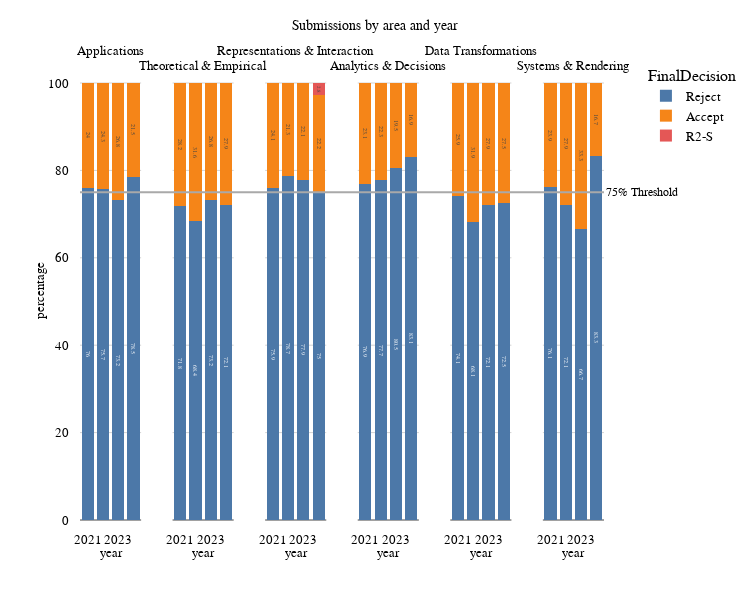

Here is the notebook cell this chart was saved with:
### Markdown cell above
#### Acceptance Rates in Areas

### Code cell
recent_submissions = submissions[submissions['year'] != 2020]
tmptotal = (recent_submissions
    .value_counts(['Area', 'year'])
    .reset_index()
    .rename(columns = {'count': 'total'})
)
tmp = (recent_submissions
    .value_counts(['Area', 'FinalDecision', 'year'])
    .reset_index()
    # .rename(columns = {0: 'count'})
)
tmpfinal = pd.merge(left=tmp, right=tmptotal, on=['Area','year'])
tmpfinal['percentage']= round(tmpfinal['count']/tmpfinal['total'] *1000)/10.0
fig = px.bar(tmpfinal,
    x = 'year',
    y = 'percentage',
    barmode = 'stack',
    orientation = 'v',
    color = 'FinalDecision',
    text = 'percentage',
    custom_data = ['FinalDecision'],
    facet_col='Area',
    category_orders = {"year": [2021,2022, 2023, 2024]},
    facet_col_spacing=0.06, # default is 0.03
    ).update_layout(
        title = 'Submissions by area and year',
        xaxis_title = 'year',
        legend=dict(
            yanchor="top",
            y=1,  # Adjust legends y-position
            xanchor="left",
            x=1.08,  # ... and x-position to avoid overlapping
        ),
        **aspect(0.8)
    ).update_xaxes(type='category').update_traces(
        hovertemplate = '%{y}% of submissions in %{x} have decision %{customdata[0]}<extra></extra>',
    )
fig.for_each_annotation(lambda a: a.update(text=a.text.split("=")[-1]))
for i,a in enumerate(fig.layout.annotations):
    if (i%2):
        a.update(yshift=-15)

# Add horizontal line at 75% for each subplot
fig.add_shape(
    type="line",
    x0=0, x1=1,  # from the left to the right of the plot
    y0=75, y1=75,  # at y = 75% on the y-axis
    xref='paper',  # relative to the entire plot width
    yref='y',  # relative to the y-axis
    line=dict(color="Darkgray", width=2),
)
# Add a label next to the line at 75%
fig.add_annotation(
    x=1,  # Position near the end of the plot (right side)
    y=75,  # Position at 75% on the y-axis
    xref='paper',  # Relative to the entire plot width
    yref='y',  # Relative to the y-axis
    text="75% Threshold",  # The label text
    showarrow=False,  # No arrow, just text
    font=dict(size=12, color="Black"),  # Customize the font size and color
    xanchor='left',  # Anchor the text to the left side of the x-position
    yanchor='middle'  # Center the text vertically on the y-position
)
fig.show(config=config)

### Figure 1 — Plotly figure (JSON) as saved in the notebook; plotly's stock layout.template omitted (floating-point values rounded to 4 significant figures)
{"data": [{"alignmentgroup": "True", "customdata": [["Reject"], ["Reject"], ["Reject"], ["Reject"]], "hovertemplate": "%{y}% of submissions in %{x} have decision %{customdata[0]}<extra></extra>", "legendgroup": "Reject", "marker": {"color": "#4C78A8", "pattern": {"shape": ""}}, "name": "Reject", "offsetgroup": "Reject", "orientation": "v", "showlegend": true, "text": [78.5, 73.2, 75.7, 76], "textposition": "auto", "type": "bar", "x": [2024, 2023, 2022, 2021], "xaxis": "x", "y": [78.5, 73.2, 75.7, 76], "yaxis": "y"}, {"alignmentgroup": "True", "customdata": [["Reject"], ["Reject"], ["Reject"], ["Reject"]], "hovertemplate": "%{y}% of submissions in %{x} have decision %{customdata[0]}<extra></extra>", "legendgroup": "Reject", "marker": {"color": "#4C78A8", "pattern": {"shape": ""}}, "name": "Reject", "offsetgroup": "Reject", "orientation": "v", "showlegend": false, "text": [73.2, 72.1, 68.4, 71.8], "textposition": "auto", "type": "bar", "x": [2023, 2024, 2022, 2021], "xaxis": "x2", "y": [73.2, 72.1, 68.4, 71.8], "yaxis": "y2"}, {"alignmentgroup": "True", "customdata": [["Reject"], ["Reject"], ["Reject"], ["Reject"]], "hovertemplate": "%{y}% of submissions in %{x} have decision %{customdata[0]}<extra></extra>", "legendgroup": "Reject", "marker": {"color": "#4C78A8", "pattern": {"shape": ""}}, "name": "Reject", "offsetgroup": "Reject", "orientation": "v", "showlegend": false, "text": [75, 77.9, 75.9, 78.7], "textposition": "auto", "type": "bar", "x": [2024, 2023, 2021, 2022], "xaxis": "x3", "y": [75, 77.9, 75.9, 78.7], "yaxis": "y3"}, {"alignmentgroup": "True", "customdata": [["Reject"], ["Reject"], ["Reject"], ["Reject"]], "hovertemplate": "%{y}% of submissions in %{x} have decision %{customdata[0]}<extra></extra>", "legendgroup": "Reject", "marker": {"color": "#4C78A8", "pattern": {"shape": ""}}, "name": "Reject", "offsetgroup": "Reject", "orientation": "v", "showlegend": false, "text": [77.7, 80.5, 83.1, 76.9], "textposition": "auto", "type": "bar", "x": [2022, 2023, 2024, 2021], "xaxis": "x4", "y": [77.7, 80.5, 83.1, 76.9], "yaxis": "y4"}, {"alignmentgroup": "True", "customdata": [["Reject"], ["Reject"], ["Reject"], ["Reject"]], "hovertemplate": "%{y}% of submissions in %{x} have decision %{customdata[0]}<extra></extra>", "legendgroup": "Reject", "marker": {"color": "#4C78A8", "pattern": {"shape": ""}}, "name": "Reject", "offsetgroup": "Reject", "orientation": "v", "showlegend": false, "text": [72.1, 74.1, 72.5, 68.1], "textposition": "auto", "type": "bar", "x": [2023, 2021, 2024, 2022], "xaxis": "x5", "y": [72.1, 74.1, 72.5, 68.1], "yaxis": "y5"}, {"alignmentgroup": "True", "customdata": [["Reject"], ["Reject"], ["Reject"], ["Reject"]], "hovertemplate": "%{y}% of submissions in %{x} have decision %{customdata[0]}<extra></extra>", "legendgroup": "Reject", "marker": {"color": "#4C78A8", "pattern": {"shape": ""}}, "name": "Reject", "offsetgroup": "Reject", "orientation": "v", "showlegend": false, "text": [83.3, 66.7, 76.1, 72.1], "textposition": "auto", "type": "bar", "x": [2024, 2023, 2021, 2022], "xaxis": "x6", "y": [83.3, 66.7, 76.1, 72.1], "yaxis": "y6"}, {"alignmentgroup": "True", "customdata": [["Accept"], ["Accept"], ["Accept"], ["Accept"]], "hovertemplate": "%{y}% of submissions in %{x} have decision %{customdata[0]}<extra></extra>", "legendgroup": "Accept", "marker": {"color": "#F58518", "pattern": {"shape": ""}}, "name": "Accept", "offsetgroup": "Accept", "orientation": "v", "showlegend": true, "text": [26.8, 21.5, 24.3, 24], "textposition": "auto", "type": "bar", "x": [2023, 2024, 2022, 2021], "xaxis": "x", "y": [26.8, 21.5, 24.3, 24], "yaxis": "y"}, {"alignmentgroup": "True", "customdata": [["Accept"], ["Accept"], ["Accept"], ["Accept"]], "hovertemplate": "%{y}% of submissions in %{x} have decision %{customdata[0]}<extra></extra>", "legendgroup": "Accept", "marker": {"color": "#F58518", "pattern": {"shape": ""}}, "name": "Accept", "offsetgroup": "Accept", "orientation": "v", "showlegend": false, "text": [26.8, 31.6, 27.9, 28.2], "textposition": "auto", "type": "bar", "x": [2023, 2022, 2024, 2021], "xaxis": "x2", "y": [26.8, 31.6, 27.9, 28.2], "yaxis": "y2"}, {"alignmentgroup": "True", "customdata": [["Accept"], ["Accept"], ["Accept"], ["Accept"]], "hovertemplate": "%{y}% of submissions in %{x} have decision %{customdata[0]}<extra></extra>", "legendgroup": "Accept", "marker": {"color": "#F58518", "pattern": {"shape": ""}}, "name": "Accept", "offsetgroup": "Accept", "orientation": "v", "showlegend": false, "text": [22.2, 24.1, 22.1, 21.3], "textposition": "auto", "type": "bar", "x": [2024, 2021, 2023, 2022], "xaxis": "x3", "y": [22.2, 24.1, 22.1, 21.3], "yaxis": "y3"}, {"alignmentgroup": "True", "customdata": [["Accept"], ["Accept"], ["Accept"], ["Accept"]], "hovertemplate": "%{y}% of submissions in %{x} have decision %{customdata[0]}<extra></extra>", "legendgroup": "Accept", "marker": {"color": "#F58518", "pattern": {"shape": ""}}, "name": "Accept", "offsetgroup": "Accept", "orientation": "v", "showlegend": false, "text": [22.3, 23.1, 19.5, 16.9], "textposition": "auto", "type": "bar", "x": [2022, 2021, 2023, 2024], "xaxis": "x4", "y": [22.3, 23.1, 19.5, 16.9], "yaxis": "y4"}, {"alignmentgroup": "True", "customdata": [["Accept"], ["Accept"], ["Accept"], ["Accept"]], "hovertemplate": "%{y}% of submissions in %{x} have decision %{customdata[0]}<extra></extra>", "legendgroup": "Accept", "marker": {"color": "#F58518", "pattern": {"shape": ""}}, "name": "Accept", "offsetgroup": "Accept", "orientation": "v", "showlegend": false, "text": [27.9, 31.9, 27.5, 25.9], "textposition": "auto", "type": "bar", "x": [2023, 2022, 2024, 2021], "xaxis": "x5", "y": [27.9, 31.9, 27.5, 25.9], "yaxis": "y5"}, {"alignmentgroup": "True", "customdata": [["Accept"], ["Accept"], ["Accept"], ["Accept"]], "hovertemplate": "%{y}% of submissions in %{x} have decision %{customdata[0]}<extra></extra>", "legendgroup": "Accept", "marker": {"color": "#F58518", "pattern": {"shape": ""}}, "name": "Accept", "offsetgroup": "Accept", "orientation": "v", "showlegend": false, "text": [33.3, 27.9, 23.9, 16.7], "textposition": "auto", "type": "bar", "x": [2023, 2022, 2021, 2024], "xaxis": "x6", "y": [33.3, 27.9, 23.9, 16.7], "yaxis": "y6"}, {"alignmentgroup": "True", "customdata": [["R2-S"]], "hovertemplate": "%{y}% of submissions in %{x} have decision %{customdata[0]}<extra></extra>", "legendgroup": "R2-S", "marker": {"color": "#E45756", "pattern": {"shape": ""}}, "name": "R2-S", "offsetgroup": "R2-S", "orientation": "v", "showlegend": true, "text": [2.8], "textposition": "auto", "type": "bar", "x": [2024], "xaxis": "x3", "y": [2.8], "yaxis": "y3"}], "layout": {"annotations": [{"showarrow": false, "text": "Applications", "x": 0.05833, "xanchor": "center", "xref": "paper", "y": 1, "yanchor": "bottom", "yref": "paper"}, {"showarrow": false, "text": "Theoretical & Empirical", "x": 0.235, "xanchor": "center", "xref": "paper", "y": 1, "yanchor": "bottom", "yref": "paper", "yshift": -15}, {"showarrow": false, "text": "Representations & Interaction", "x": 0.4117, "xanchor": "center", "xref": "paper", "y": 1, "yanchor": "bottom", "yref": "paper"}, {"showarrow": false, "text": "Analytics & Decisions", "x": 0.5883, "xanchor": "center", "xref": "paper", "y": 1, "yanchor": "bottom", "yref": "paper", "yshift": -15}, {"showarrow": false, "text": "Data Transformations", "x": 0.765, "xanchor": "center", "xref": "paper", "y": 1, "yanchor": "bottom", "yref": "paper"}, {"showarrow": false, "text": "Systems & Rendering", "x": 0.9417, "xanchor": "center", "xref": "paper", "y": 1, "yanchor": "bottom", "yref": "paper", "yshift": -15}, {"font": {"color": "Black", "size": 12}, "showarrow": false, "text": "75% Threshold", "x": 1, "xanchor": "left", "xref": "paper", "y": 75, "yanchor": "middle", "yref": "y"}], "barmode": "stack", "height": 600, "legend": {"title": {"text": "FinalDecision"}, "tracegroupgap": 0, "x": 1.08, "xanchor": "left", "y": 1, "yanchor": "top"}, "margin": {"t": 60}, "shapes": [{"line": {"color": "Darkgray", "width": 2}, "type": "line", "x0": 0, "x1": 1, "xref": "paper", "y0": 75, "y1": 75, "yref": "y"}], "title": {"text": "Submissions by area and year"}, "width": 750, "xaxis": {"anchor": "y", "categoryarray": [2021, 2022, 2023, 2024], "categoryorder": "array", "domain": [0, 0.1167], "title": {"text": "year"}, "type": "category"}, "xaxis2": {"anchor": "y2", "categoryarray": [2021, 2022, 2023, 2024], "categoryorder": "array", "domain": [0.1767, 0.2933], "matches": "x", "title": {"text": "year"}, "type": "category"}, "xaxis3": {"anchor": "y3", "categoryarray": [2021, 2022, 2023, 2024], "categoryorder": "array", "domain": [0.3533, 0.47], "matches": "x", "title": {"text": "year"}, "type": "category"}, "xaxis4": {"anchor": "y4", "categoryarray": [2021, 2022, 2023, 2024], "categoryorder": "array", "domain": [0.53, 0.6467], "matches": "x", "title": {"text": "year"}, "type": "category"}, "xaxis5": {"anchor": "y5", "categoryarray": [2021, 2022, 2023, 2024], "categoryorder": "array", "domain": [0.7067, 0.8233], "matches": "x", "title": {"text": "year"}, "type": "category"}, "xaxis6": {"anchor": "y6", "categoryarray": [2021, 2022, 2023, 2024], "categoryorder": "array", "domain": [0.8833, 1], "matches": "x", "title": {"text": "year"}, "type": "category"}, "yaxis": {"anchor": "x", "domain": [0, 1], "title": {"text": "percentage"}}, "yaxis2": {"anchor": "x2", "domain": [0, 1], "matches": "y", "showticklabels": false}, "yaxis3": {"anchor": "x3", "domain": [0, 1], "matches": "y", "showticklabels": false}, "yaxis4": {"anchor": "x4", "domain": [0, 1], "matches": "y", "showticklabels": false}, "yaxis5": {"anchor": "x5", "domain": [0, 1], "matches": "y", "showticklabels": false}, "yaxis6": {"anchor": "x6", "domain": [0, 1], "matches": "y", "showticklabels": false}}}
